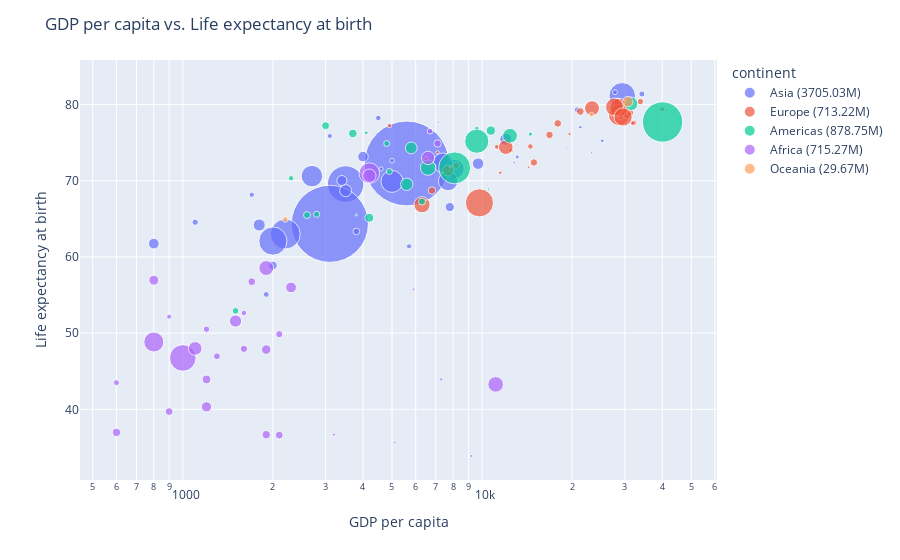

The code cell stored with this chart in its notebook:
### Code cell
# Create a bubble chart with legend labels based on continent
fig = px.scatter(df, x='  GDP per capita ', y=' Life expectancy at birth', size='  Population ',
                 color='continent', hover_name='Country', log_x=True, size_max=60,
                 labels={'continent': 'continent', 'jumlah_populasi': 'jumlah_populasi'})

# Set chart title and axis labels
fig.update_layout(title='GDP per capita vs. Life expectancy at birth',
                  xaxis_title='GDP per capita',
                  yaxis_title='Life expectancy at birth')

# Add population information to legend labels
for trace in fig.data:
    continent = trace.name
    population = df.loc[df['continent'] == continent, '  Population '].sum() / 1000000
    trace.name += f' ({population:.2f}M)'
    
fig.show()

### Figure 1 — Plotly figure (JSON) as saved in the notebook; plotly's stock layout.template omitted (floating-point values rounded to 4 significant figures)
{"data": [{"hovertemplate": "<b>%{hovertext}</b><br><br>continent=Asia<br>  GDP per capita =%{x}<br> Life expectancy at birth=%{y}<br>  Population =%{marker.size}<extra></extra>", "hovertext": ["Japan", "Saudi Arabia", "China", "Hong Kong", "Kuwait", "Malaysia", "Singapore", "Indonesia", "Thailand", "United Arab Emirates", "Qatar", "India", "Philippines", "Oman", "Iran", "Pakistan", "Syria", "Bahrain", "Uzbekistan", "Yemen", "Bangladesh", "Israel", "Jordan", "Turkmenistan", "Kazakhstan", "Tajikistan", "Laos", "Kyrgyzstan", "Armenia", "Cambodia", "Iraq", "Sri Lanka", "Cyprus", "Georgia", "Vietnam", "Lebanon", "Azerbaijan", "Turkey"], "legendgroup": "Asia", "marker": {"color": "#636efa", "size": [127417244, 26417599, 1306313812, 6898686, 2335648, 23953136, 4425720, 241973879, 65444371, 2563212, 863051, 1080264388, 87857473, 3001583, 68017860, 162419946, 18448752, 688345, 26851195, 20727063, 144319628, 6276883, 5759732, 4952081, 15185844, 7163506, 6217141, 5146281, 2982904, 13607069, 26074906, 20064776, 780133, 4677401, 83535576, 3826018, 7911974, 69660559], "sizemode": "area", "sizeref": 362900.0, "symbol": "circle"}, "mode": "markers", "name": "Asia (3705.03M)", "orientation": "v", "showlegend": true, "type": "scatter", "x": ["29400", "12000", "5600", "34200", "21300", "9700", "27800", "3500", "8100", "25200", "23200", "3100", "5000", "13100", "7700", "2200", "3400", "19200", "1800", "800", "2000", "20800", "4500", "5700", "7800", "1100", "1900", "1700", "4600", "2000", "3500", "4000", "7135", "3100", "2700", "5000", "3800", "7400"], "xaxis": "x", "y": [81.15, 75.46, 72.27, 81.39, 77.03, 72.24, 81.62, 69.57, 71.57, 75.24, 73.67, 64.35, 69.91, 73.13, 69.96, 63, 70.03, 74.23, 64.19, 61.75, 62.08, 79.32, 78.24, 61.39, 66.55, 64.56, 55.08, 68.16, 71.55, 58.87, 68.7, 73.17, 77.65, 75.88, 70.61, 72.63, 63.35, 72.36], "yaxis": "y"}, {"hovertemplate": "<b>%{hovertext}</b><br><br>continent=Europe<br>  GDP per capita =%{x}<br> Life expectancy at birth=%{y}<br>  Population =%{marker.size}<extra></extra>", "hovertext": ["Germany", "Russia", "Switzerland", "Norway", "Sweden", "Netherlands", "Belgium", "Finland", "Denmark", "Ukraine", "Bulgaria", "Slovenia", "Malta", "France", "Macedonia", "Albania", "Iceland", "Belarus", "Estonia", "Latvia", "Slovakia", "Lithuania", "Croatia", "Bosnia and Herzegovina", "Ireland", "Austria", "Romania", "Poland", "Czech Republic", "Hungary", "Greece", "Portugal", "Italy", "Spain", "United Kingdom"], "legendgroup": "Europe", "marker": {"color": "#EF553B", "size": [82431390, 143420309, 7489370, 4593041, 9001774, 16407491, 10364388, 5223442, 5432335, 47425336, 7450349, 2011070, 398534, 60656178, 2045262, 3563112, 296737, 10300483, 1332893, 2290237, 5431363, 3596617, 4495904, 4025476, 4015676, 8184691, 22329977, 38635144, 10241138, 10006835, 10668354, 10566212, 58103033, 40341462, 60441457], "sizemode": "area", "sizeref": 362900.0, "symbol": "circle"}, "mode": "markers", "name": "Europe (713.22M)", "orientation": "v", "showlegend": true, "type": "scatter", "x": ["28700", "9800", "33800", "40000", "28400", "29500", "30600", "29000", "32200", "6300", "8200", "19600", "18200", "28700", "7100", "4900", "31900", "6800", "14300", "11500", "14500", "12500", "11200", "6500", "31900", "31300", "7700", "12000", "16800", "14900", "21300", "17900", "27700", "23300", "29600"], "xaxis": "x", "y": [78.65, 67.1, 80.39, 79.4, 80.4, 78.81, 78.62, 78.35, 77.62, 66.85, 72.03, 76.14, 78.86, 79.6, 73.73, 77.24, 80.19, 68.72, 71.77, 71.05, 74.5, 73.97, 74.45, 72.85, 77.56, 78.92, 71.35, 74.41, 76.02, 72.4, 79.09, 77.53, 79.68, 79.52, 78.38], "yaxis": "y"}, {"hovertemplate": "<b>%{hovertext}</b><br><br>continent=Americas<br>  GDP per capita =%{x}<br> Life expectancy at birth=%{y}<br>  Population =%{marker.size}<extra></extra>", "hovertext": ["Canada", "Venezuela", "Brazil", "Argentina", "Chile", "Trinidad and Tobago", "Dominican Republic", "Bolivia", "Ecuador", "Honduras", "Uruguay", "Haiti", "Peru", "Paraguay", "Belize", "Guyana", "Cuba", "Panama", "Jamaica", "Nicaragua", "El Salvador", "Costa Rica", "Guatemala", "Colombia", "Mexico", "United States"], "legendgroup": "Americas", "marker": {"color": "#00cc96", "size": [32805041, 25375281, 186112794, 39537943, 15980912, 1088644, 8950034, 8857870, 13363593, 6975204, 3415920, 8121622, 27925628, 6347884, 279457, 765283, 11346670, 3039150, 2731832, 5465100, 6704932, 4016173, 14655189, 42954279, 106202903, 295734134], "sizemode": "area", "sizeref": 362900.0, "symbol": "circle"}, "mode": "markers", "name": "Americas (878.75M)", "orientation": "v", "showlegend": true, "type": "scatter", "x": ["31500", "5800", "8100", "12400", "10700", "10500", "6300", "2600", "3700", "2800", "14500", "1500", "5600", "4800", "6500", "3800", "3000", "6900", "4100", "2300", "4900", "9600", "4200", "6600", "9600", "40100"], "xaxis": "x", "y": [80.1, 74.31, 71.69, 75.91, 76.58, 68.91, 67.26, 65.5, 76.21, 65.6, 76.13, 52.92, 69.53, 74.89, 67.49, 65.5, 77.23, 71.94, 76.29, 70.33, 71.22, 76.84, 65.14, 71.72, 75.19, 77.71], "yaxis": "y"}, {"hovertemplate": "<b>%{hovertext}</b><br><br>continent=Africa<br>  GDP per capita =%{x}<br> Life expectancy at birth=%{y}<br>  Population =%{marker.size}<extra></extra>", "hovertext": ["Algeria", "Libya", "Nigeria", "Egypt", "Morocco", "Botswana", "Chad", "Mauritius", "Namibia", "Gabon", "Ghana", "Tunisia", "Sao Tome and Principe", "Angola", "Malawi", "Burundi", "Swaziland", "Seychelles", "Mozambique", "Lesotho", "Togo", "Eritrea", "Cameroon", "Benin", "Zambia", "Rwanda", "Zimbabwe", "Madagascar", "Guinea", "Kenya", "Ethiopia", "Burkina Faso", "Senegal", "Equatorial Guinea", "Uganda", "Sudan", "South Africa"], "legendgroup": "Africa", "marker": {"color": "#ab63fa", "size": [32531853, 5765563, 128771988, 77505756, 32725847, 1640115, 9826419, 1230602, 2030692, 1389201, 21029853, 10074951, 187410, 11190786, 12158924, 6370609, 1173900, 81188, 19406703, 1867035, 5681519, 4561599, 16380005, 7460025, 11261795, 8440820, 12746990, 18040341, 9467866, 33829590, 73053286, 13925313, 11126832, 535881, 27269482, 40187486, 44344136], "sizemode": "area", "sizeref": 362900.0, "symbol": "circle"}, "mode": "markers", "name": "Africa (715.27M)", "orientation": "v", "showlegend": true, "type": "scatter", "x": ["6600", "6700", "1000", "4200", "4200", "9200", "1600", "12800", "7300", "5900", "2300", "7100", "1200", "2100", "600", "600", "5100", "7800", "1200", "3200", "1600", "900", "1900", "1200", "900", "1300", "1900", "800", "2100", "1100", "800", "1200", "1700", "2700", "1500", "1900", "11100"], "xaxis": "x", "y": [73, 76.5, 46.74, 71, 70.66, 33.87, 47.94, 72.38, 43.93, 55.75, 56, 74.89, 66.99, 36.61, 36.97, 43.5, 35.65, 71.82, 40.32, 36.68, 52.64, 52.16, 47.84, 50.51, 39.7, 46.96, 36.67, 56.95, 49.86, 47.99, 48.83, 43.92, 56.75, 55.56, 51.59, 58.54, 43.27], "yaxis": "y"}, {"hovertemplate": "<b>%{hovertext}</b><br><br>continent=Oceania<br>  GDP per capita =%{x}<br> Life expectancy at birth=%{y}<br>  Population =%{marker.size}<extra></extra>", "hovertext": ["Papua New Guinea", "New Zealand", "Australia"], "legendgroup": "Oceania", "marker": {"color": "#FFA15A", "size": [5545268, 4035461, 20090437], "sizemode": "area", "sizeref": 362900.0, "symbol": "circle"}, "mode": "markers", "name": "Oceania (29.67M)", "orientation": "v", "showlegend": true, "type": "scatter", "x": ["2200", "23200", "30700"], "xaxis": "x", "y": [64.93, 78.66, 80.39], "yaxis": "y"}], "layout": {"legend": {"itemsizing": "constant", "title": {"text": "continent"}, "tracegroupgap": 0}, "margin": {"t": 60}, "title": {"text": "GDP per capita vs. Life expectancy at birth"}, "xaxis": {"anchor": "y", "domain": [0, 1], "title": {"text": "GDP per capita"}, "type": "log"}, "yaxis": {"anchor": "x", "domain": [0, 1], "title": {"text": "Life expectancy at birth"}}}}
